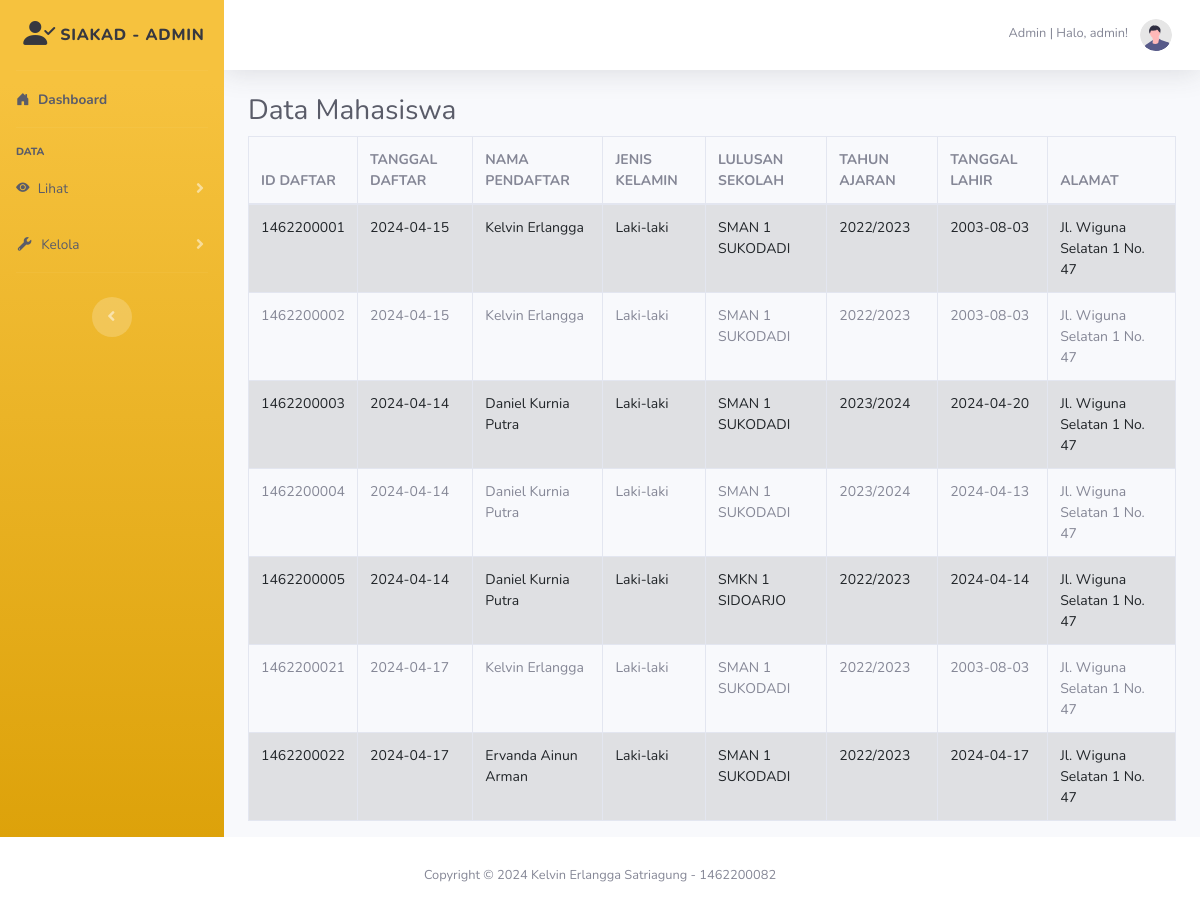
/lihat-daftar-camaba (signed in), run on the app's committed database.
### tables this page shows
CREATE TABLE `tbl_cln_mahasiswa` (
  `id_daftar` int NOT NULL,
  `tanggal_daftar` date DEFAULT NULL,
  `nama_pendaftar` varchar(75) DEFAULT NULL,
  `jns_kelamin` varchar(15) DEFAULT NULL,
  `status_mhs` varchar(35) DEFAULT NULL,
  `lulusan_sekolah` varchar(75) DEFAULT NULL,
  `tahun_ajaran` varchar(30) DEFAULT NULL,
  `tgl_lahir` date DEFAULT NULL,
  `pekerjaan` varchar(120) DEFAULT NULL,
  `alamat` varchar(200) DEFAULT NULL,
  `kelurahan` varchar(45) DEFAULT NULL,
  `kecamatan` varchar(45) DEFAULT NULL,
  `kota` varchar(45) DEFAULT NULL,
  `provinsi` varchar(45) DEFAULT NULL,
  `email` varchar(55) DEFAULT NULL,
  `website` varchar(75) DEFAULT NULL
);

### view/admin/lihat-daftar-camaba.php (the view, shortened to what this page needs)
<div class="table-responsive">
    <h3>Data Mahasiswa</h3>
    <table class="table table-striped table-hover table-bordered" id="dataTables">
        <thead>
            <tr>
                <th>ID DAFTAR</th>
                <th>TANGGAL DAFTAR</th>
                <th>NAMA PENDAFTAR</th>
                <th>JENIS KELAMIN</th>
                <th>LULUSAN SEKOLAH</th>
                <th>TAHUN AJARAN</th>
                <th>TANGGAL LAHIR</th>
                <th>ALAMAT</th>
            </tr>
        </thead>
        <?php
        include 'koneksi.php';
        $query = mysqli_query($conn, "SELECT * FROM tbl_cln_mahasiswa");
        if ($query->num_rows > 0) {
            echo "<tbody>";
            while ($row = $query->fetch_assoc()) {
                echo "<tr>";
                echo "<td>" . $row['id_daftar'] . "</td>";
                echo "<td>" . $row['tanggal_daftar'] . "</td>";
                echo "<td>" . $row['nama_pendaftar'] . "</td>";
                echo "<td>" . $row['jns_kelamin'] . "</td>";
                echo "<td>" . $row['lulusan_sekolah'] . "</td>";
                echo "<td>" . $row['tahun_ajaran'] . "</td>";
                echo "<td>" . $row['tgl_lahir'] . "</td>";
                echo "<td>" . $row['alamat'] . "</td>";
                echo "</tr>";
            }
            echo "</tbody>";
        } else {
            echo "<tbody><tr><td colspan='7'>Tidak ada data mahasiswa</td></tr></tbody>";
        }
        ?>
    </table>
</div>

### data on the page
tbl_cln_mahasiswa: id_daftar "1462200001", tanggal_daftar "2024-04-15", nama_pendaftar "Kelvin Erlangga", jns_kelamin "Laki-laki", lulusan_sekolah "SMAN 1 SUKODADI", tahun_ajaran "2022/2023", tgl_lahir "2003-08-03", alamat "Jl. Wiguna Selatan 1 No. 47"
tbl_cln_mahasiswa: id_daftar "1462200002", tanggal_daftar "2024-04-15", nama_pendaftar "Kelvin Erlangga", jns_kelamin "Laki-laki", lulusan_sekolah "SMAN 1 SUKODADI", tahun_ajaran "2022/2023", tgl_lahir "2003-08-03", alamat "Jl. Wiguna Selatan 1 No. 47"
tbl_cln_mahasiswa: id_daftar "1462200003", tanggal_daftar "2024-04-14", nama_pendaftar "Daniel Kurnia Putra", jns_kelamin "Laki-laki", lulusan_sekolah "SMAN 1 SUKODADI", tahun_ajaran "2023/2024", tgl_lahir "2024-04-20", alamat "Jl. Wiguna Selatan 1 No. 47"
tbl_cln_mahasiswa: id_daftar "1462200004", tanggal_daftar "2024-04-14", nama_pendaftar "Daniel Kurnia Putra", jns_kelamin "Laki-laki", lulusan_sekolah "SMAN 1 SUKODADI", tahun_ajaran "2023/2024", tgl_lahir "2024-04-13", alamat "Jl. Wiguna Selatan 1 No. 47"
tbl_cln_mahasiswa: id_daftar "1462200005", tanggal_daftar "2024-04-14", nama_pendaftar "Daniel Kurnia Putra", jns_kelamin "Laki-laki", lulusan_sekolah "SMKN 1 SIDOARJO", tahun_ajaran "2022/2023", tgl_lahir "2024-04-14", alamat "Jl. Wiguna Selatan 1 No. 47"
tbl_cln_mahasiswa: id_daftar "1462200021", tanggal_daftar "2024-04-17", nama_pendaftar "Kelvin Erlangga", jns_kelamin "Laki-laki", lulusan_sekolah "SMAN 1 SUKODADI", tahun_ajaran "2022/2023", tgl_lahir "2003-08-03", alamat "Jl. Wiguna Selatan 1 No. 47"
tbl_cln_mahasiswa: id_daftar "1462200022", tanggal_daftar "2024-04-17", nama_pendaftar "Ervanda Ainun Arman", jns_kelamin "Laki-laki", lulusan_sekolah "SMAN 1 SUKODADI", tahun_ajaran "2022/2023", tgl_lahir "2024-04-17", alamat "Jl. Wiguna Selatan 1 No. 47"

### other printed values
$_SESSION['role'] "Admin"
$_SESSION['username'] "admin"
